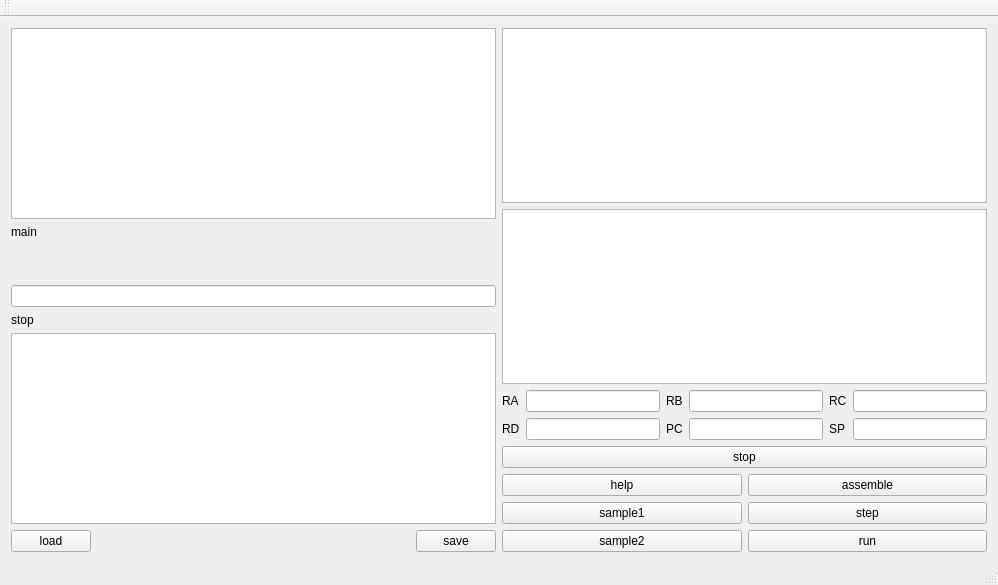
<?xml version="1.0" encoding="UTF-8"?>
<ui version="4.0">
 <class>MainWindow</class>
 <widget class="QMainWindow" name="MainWindow">
  <property name="geometry">
   <rect>
    <x>0</x>
    <y>0</y>
    <width>998</width>
    <height>585</height>
   </rect>
  </property>
  <property name="windowTitle">
   <string>MainWindow</string>
  </property>
  <widget class="QWidget" name="centralWidget">
   <layout class="QGridLayout" name="gridLayout_3">
    <item row="0" column="1">
     <layout class="QVBoxLayout" name="verticalLayout_6">
      <item>
       <widget class="QTextEdit" name="textEdit_2">
        <property name="sizePolicy">
         <sizepolicy hsizetype="Expanding" vsizetype="Expanding">
          <horstretch>0</horstretch>
          <verstretch>0</verstretch>
         </sizepolicy>
        </property>
        <property name="font">
         <font>
          <pointsize>13</pointsize>
         </font>
        </property>
       </widget>
      </item>
      <item>
       <widget class="QTextEdit" name="textEdit_memory">
        <property name="font">
         <font>
          <pointsize>9</pointsize>
         </font>
        </property>
       </widget>
      </item>
      <item>
       <layout class="QVBoxLayout" name="verticalLayout_3">
        <item>
         <layout class="QGridLayout" name="gridLayout">
          <property name="verticalSpacing">
           <number>6</number>
          </property>
          <item row="0" column="0">
           <widget class="QLabel" name="RA">
            <property name="text">
             <string>RA</string>
            </property>
           </widget>
          </item>
          <item row="1" column="3">
           <widget class="QLabel" name="PC">
            <property name="text">
             <string>PC</string>
            </property>
           </widget>
          </item>
          <item row="1" column="0">
           <widget class="QLabel" name="RD">
            <property name="text">
             <string>RD</string>
            </property>
           </widget>
          </item>
          <item row="0" column="3">
           <widget class="QLabel" name="RB">
            <property name="text">
             <string>RB</string>
            </property>
           </widget>
          </item>
          <item row="0" column="5">
           <widget class="QLabel" name="RC">
            <property name="text">
             <string>RC</string>
            </property>
           </widget>
          </item>
          <item row="1" column="5">
           <widget class="QLabel" name="SP">
            <property name="text">
             <string>SP</string>
            </property>
           </widget>
          </item>
          <item row="0" column="2">
           <widget class="QLineEdit" name="RAlineEdit"/>
          </item>
          <item row="1" column="6">
           <widget class="QLineEdit" name="SPlineEdit"/>
          </item>
          <item row="1" column="2">
           <widget class="QLineEdit" name="RDlineEdit"/>
          </item>
          <item row="0" column="6">
           <widget class="QLineEdit" name="RClineEdit"/>
          </item>
          <item row="0" column="4">
           <widget class="QLineEdit" name="RBlineEdit"/>
          </item>
          <item row="1" column="4">
           <widget class="QLineEdit" name="PClineEdit"/>
          </item>
         </layout>
        </item>
        <item>
         <widget class="QPushButton" name="stop">
          <property name="text">
           <string>stop</string>
          </property>
         </widget>
        </item>
        <item>
         <layout class="QGridLayout" name="gridLayout_2">
          <item row="0" column="0">
           <layout class="QVBoxLayout" name="verticalLayout">
            <item>
             <widget class="QPushButton" name="help">
              <property name="text">
               <string>help</string>
              </property>
             </widget>
            </item>
            <item>
             <widget class="QPushButton" name="sample1">
              <property name="text">
               <string>sample1</string>
              </property>
             </widget>
            </item>
            <item>
             <widget class="QPushButton" name="sample2">
              <property name="text">
               <string>sample2</string>
              </property>
             </widget>
            </item>
           </layout>
          </item>
          <item row="0" column="1">
           <layout class="QVBoxLayout" name="verticalLayout_2">
            <item>
             <widget class="QPushButton" name="assemble">
              <property name="text">
               <string>assemble</string>
              </property>
             </widget>
            </item>
            <item>
             <widget class="QPushButton" name="step">
              <property name="text">
               <string>step</string>
              </property>
             </widget>
            </item>
            <item>
             <widget class="QPushButton" name="run">
              <property name="text">
               <string>run</string>
              </property>
             </widget>
            </item>
           </layout>
          </item>
         </layout>
        </item>
       </layout>
      </item>
     </layout>
    </item>
    <item row="0" column="0">
     <layout class="QVBoxLayout" name="verticalLayout_4">
      <item>
       <widget class="QTextEdit" name="textEdit">
        <property name="font">
         <font>
          <pointsize>13</pointsize>
         </font>
        </property>
       </widget>
      </item>
      <item>
       <widget class="QLabel" name="label">
        <property name="text">
         <string>main</string>
        </property>
       </widget>
      </item>
      <item>
       <spacer name="verticalSpacer">
        <property name="orientation">
         <enum>Qt::Vertical</enum>
        </property>
        <property name="sizeHint" stdset="0">
         <size>
          <width>20</width>
          <height>40</height>
         </size>
        </property>
       </spacer>
      </item>
      <item>
       <widget class="QLineEdit" name="lineEdit_flag"/>
      </item>
      <item>
       <widget class="QLabel" name="label_2">
        <property name="text">
         <string>stop</string>
        </property>
       </widget>
      </item>
      <item>
       <widget class="QTextEdit" name="textEdit_stop">
        <property name="font">
         <font>
          <pointsize>13</pointsize>
         </font>
        </property>
       </widget>
      </item>
      <item>
       <layout class="QHBoxLayout" name="horizontalLayout">
        <item>
         <widget class="QPushButton" name="load">
          <property name="text">
           <string>load</string>
          </property>
         </widget>
        </item>
        <item>
         <spacer name="horizontalSpacer_2">
          <property name="orientation">
           <enum>Qt::Horizontal</enum>
          </property>
          <property name="sizeHint" stdset="0">
           <size>
            <width>40</width>
            <height>20</height>
           </size>
          </property>
         </spacer>
        </item>
        <item>
         <widget class="QPushButton" name="save">
          <property name="text">
           <string>save</string>
          </property>
         </widget>
        </item>
       </layout>
      </item>
     </layout>
    </item>
   </layout>
  </widget>
  <widget class="QMenuBar" name="menuBar">
   <property name="geometry">
    <rect>
     <x>0</x>
     <y>0</y>
     <width>998</width>
     <height>23</height>
    </rect>
   </property>
  </widget>
  <widget class="QToolBar" name="mainToolBar">
   <attribute name="toolBarArea">
    <enum>TopToolBarArea</enum>
   </attribute>
   <attribute name="toolBarBreak">
    <bool>false</bool>
   </attribute>
  </widget>
  <widget class="QStatusBar" name="statusBar"/>
 </widget>
 <layoutdefault spacing="6" margin="11"/>
 <resources/>
 <connections/>
</ui>
